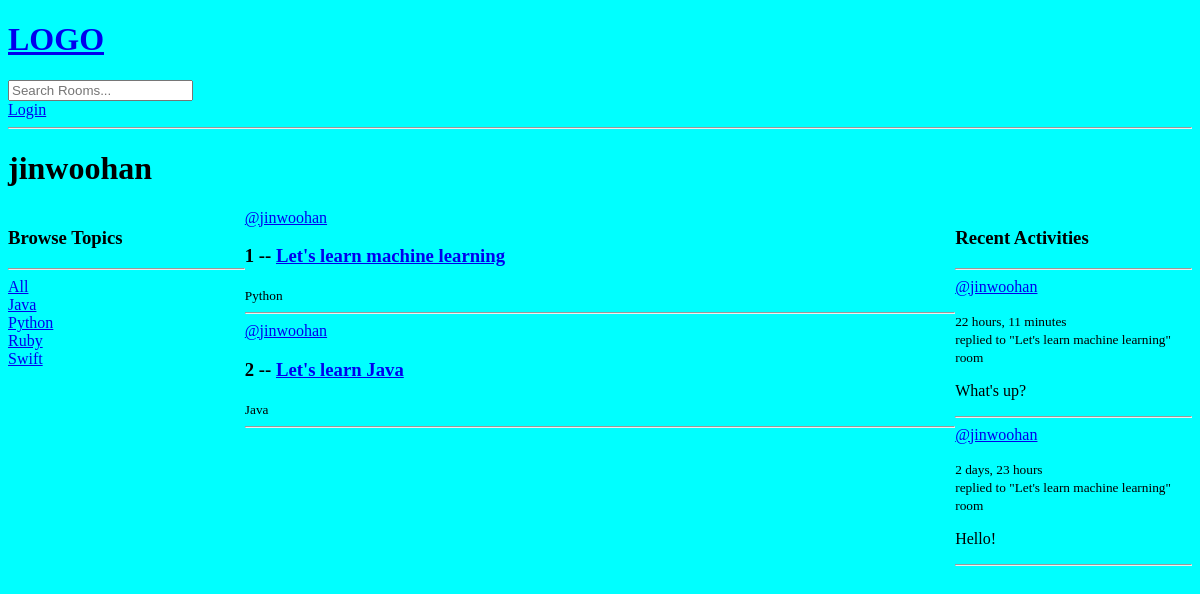
The app's page /profile/1/, older data.
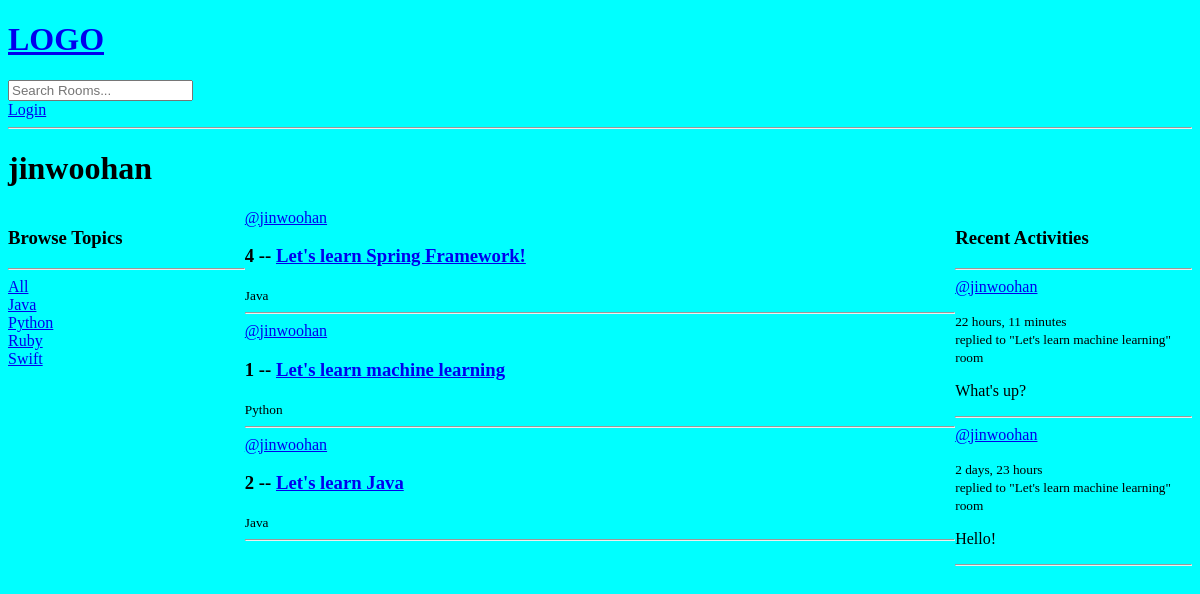
The same page, newer data.
### base/models.py (models this page shows)
class Topic(models.Model):
    name = models.CharField(max_length=200)
    def __str__(self):
        return self.name

class Room(models.Model):
    host = models.ForeignKey(User, on_delete=models.SET_NULL, null=True)
    topic = models.ForeignKey(Topic, on_delete=models.SET_NULL, null=True)
    name = models.CharField(max_length=200)
    description = models.TextField(null=True, blank=True)
    participants = models.ManyToManyField(User, related_name="participants", blank=True)
    updated = models.DateTimeField(auto_now=True)
    created = models.DateTimeField(auto_now_add=True)
    class Meta:
        ordering = ["-updated", "-created"]
    def __str__(self):
        return self.name

class Message(models.Model):
    user = models.ForeignKey(User, on_delete=models.CASCADE)
    room = models.ForeignKey(Room, on_delete=models.CASCADE)
    body = models.TextField()
    updated = models.DateTimeField(auto_now=True)
    created = models.DateTimeField(auto_now_add=True)
    class Meta:
        ordering = ["-updated", "-created"]
    def __str__(self):
        return self.body[:50]

### base/views.py (the view)
# urls.py: path("profile/<str:pk>/", views.userProfile, name="user-profile"),
def userProfile(request, pk):
    user = User.objects.get(id=pk)
    rooms = user.room_set.all()  # type: ignore
    room_messages = user.message_set.all()  # type: ignore
    topics = Topic.objects.all()
    context = {"user": user, "rooms": rooms,
               "room_messages": room_messages, "topics": topics}
    return render(request, "base/profile.html", context)

### base/templates/base/profile.html (shortened to what this page needs)
{% extends 'main.html' %} {% block content %}
<h1>{{user.username}}</h1>
<div class="profile-container">
  <div>{% include 'base/topics_component.html' %}</div>
  <div>{% include 'base/feed_component.html' %}</div>
  <div>{% include 'base/activity_component.html' %}</div>
</div>
{% endblock content %}

### templates/main.html (shortened to what this page needs)
<!DOCTYPE html>
{% load static %}
<html lang="en">
  <head>
    <link
      rel="stylesheet"
      type="text/css"
      media="screen"
      href="{% static 'styles/main.css' %}"
    />
  </head>
  <body>
    {% include "navbar.html" %}  {% block content %} {% endblock %}
  </body>
</html>

### templates/navbar.html
<a href="/">
  <h1>LOGO</h1>
</a>
<form method="GET" action="{% url 'home' %}">
  <input type="text" name="q" placeholder="Search Rooms..." />
</form>
{% if request.user.is_authenticated %}
<p>Hello, {{ request.user.username }}</p>
<a href="{% url 'logout' %}">Logout</a>
{% else %}
<a href="{% url 'login' %}">Login</a>
{% endif %}
<hr />

### base/templates/base/topics_component.html
<h3>Browse Topics</h3>
<hr />
<div>
  <a href="{% url 'home' %}">All</a>
  {% for topic in topics %}
  <div>
    <a href="{% url 'home' %}?q={{topic.name}}">{{topic}}</a>
  </div>
  {% endfor %}
</div>

### base/templates/base/feed_component.html (shortened to what this page needs)
<div>
  {% for room in rooms %}
  <div>
    <a href="{% url 'user-profile' room.host.id %}">@{{room.host.username}}</a>
    <h3>
      {{ room.id }} --
      <a href="{% url 'room' room.id %}">{{room.name}}</a>
    </h3>
    <small>{{room.topic.name}}</small>
  </div>
  <hr />
  {% endfor %}
</div>

### base/templates/base/activity_component.html (shortened to what this page needs)
<h3>Recent Activities</h3>
<hr />
{% for message in room_messages %}
<div>
  <span
    ><a href="{% url 'user-profile' message.user.id %}"
      >@{{message.user.username}}</a
    ></span
  >
  <small>{{message.created | timesince}}</small>
  <br />
  <small>replied to "{{message.room}}" room</small>
  <p>{{message}}</p>
</div>
<hr />
{% endfor %}

### base/templates/base/profile.html (style rules this page uses)
.profile-container { display: grid; grid-template-columns: 1fr 3fr 1fr; }

Row changes from the older to the newer data that the page shows:
added Room: host.username "jinwoohan", id "4", name "Let's learn Spring Framework!", topic.name "Java"
